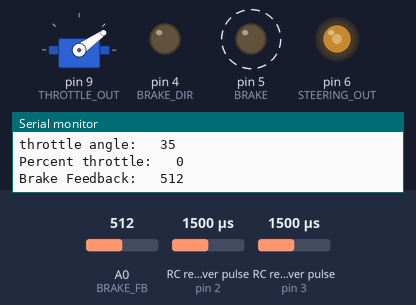
The sketch below on a simulated Arduino Uno, built with avr-gcc and run on an emulated ATmega328P. Shown: servo, output pins drawn as LEDs (lit = HIGH), the last lines printed to the serial monitor. Wiring (inferred from the names in the program): 2 × RC receiver channel: data pin 2 / data pin 3. Dashed ring = blinking. The test bench sets the inputs (shaded band); at power-on: RC receiver pulse (sensors on pin 2, pin 3) 1500 µs, A0 (BRAKE_FB) = 512.

Above: at 6.25 s.
6.3 s: RC receiver pulse (sensor on pin 2) set to 1750 µs
At 6.46 s:
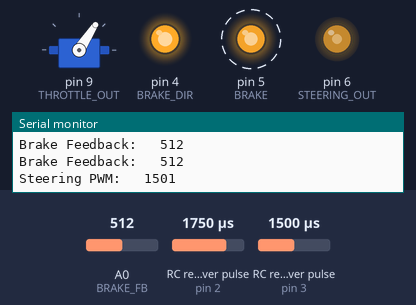
9.3 s: RC receiver pulse (sensor on pin 3) set to 1020 µs
At 9.5 s:
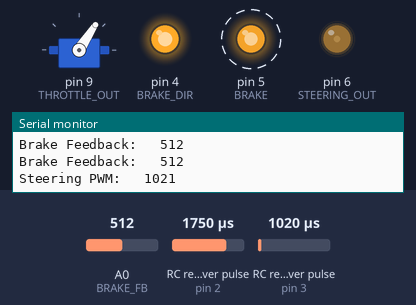
12.3 s: RC receiver pulse (sensor on pin 2) set to 1662 µs
At 12.55 s:
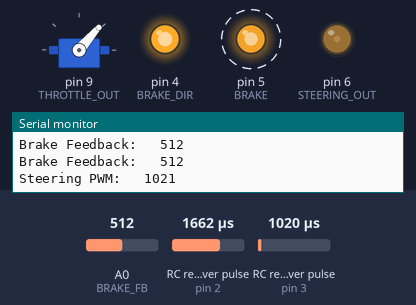
15.3 s: RC receiver pulse (sensor on pin 2) set to 1635 µs
At 15.45 s:
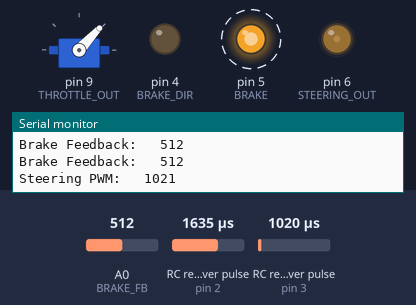
18.3 s: RC receiver pulse (sensor on pin 3) set to 1144 µs
At 18.63 s:
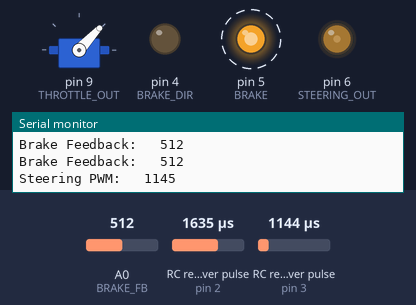
21.3 s: RC receiver pulse (sensor on pin 3) set to 1153 µs
At 21.54 s:
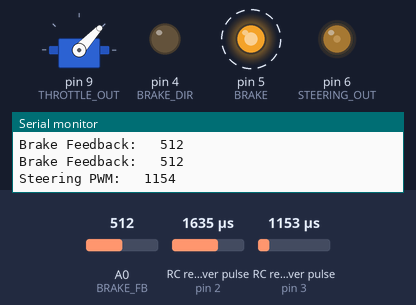
Timing chart, 0 to 25.3 s (numbered marks = the images above; inputs shaded):
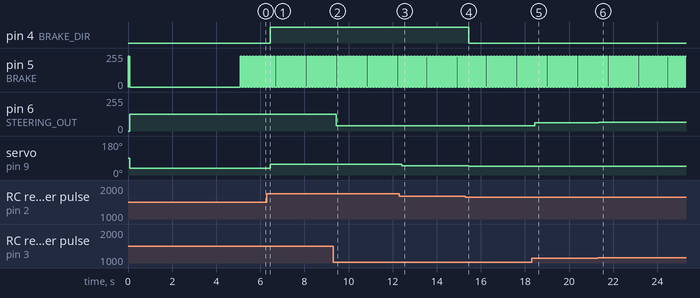

The sketch:

Throttle_Steering.ino
```cpp
/*************************************
*    Created by Lucas Jensen         *
*    8/20/2014                       *
*  ampd-project.blogspot.com         *
*************************************/

#include <Servo.h>

#define THROTTLE_OUT 9
#define THROTTLE_IN 2
#define STEERING_OUT 6   //Pin 5 and 6 PWM frequency is 976.5625 by default
#define STEERING_IN 3
#define BRAKE 5
#define BRAKE_DIR 4
#define BRAKE_FB 0       //this is analog pin A0


Servo Throttle;              //declaring Throttle as a Servo object
unsigned int thPulseTime, stPulseTime;
int throttle, steering, pctThrottle, braking, startTime;
int setStop = 0;       //brake pwm setting 0 for 0% pwm
int set = 230;         //brake pwm set to 230 for 90% pwm
int brakeSetpoint = 30;         //setpoint for when the break will apply based on pctThrottle variable set to acitivate at 30%
boolean timeOut;
int brakeTime = 50;          //sets the amount of time spent moving the brake

///////////////////////////////////////////////////
//sets the brake unless feed back is alread at 0///
///////////////////////////////////////////////////
void brakeSet(){
  digitalWrite(BRAKE_DIR, LOW);
  startTime = millis();

  timeOut = false;
  while(analogRead(BRAKE_FB) > 30 && !timeOut){
    analogWrite(BRAKE, set);
    Serial.print("Brake Feedback:   ");
    Serial.print(analogRead(BRAKE_FB));
    Serial.print("\n");
    timeOut = (millis() - startTime) > brakeTime;
  }
  analogWrite(BRAKE, setStop);
}

/////////////////////////////////////////////////
//releases the brake to feed back position 900///
/////////////////////////////////////////////////
void brakeRelease(){
  digitalWrite(BRAKE_DIR, HIGH);
  startTime = millis();

  timeOut = false;
  while(analogRead(BRAKE_FB) < 900 && !timeOut){
    analogWrite(BRAKE, set);
    Serial.print("Brake Feedback:   ");
    Serial.print(analogRead(BRAKE_FB));
    Serial.print("\n");
    timeOut = (millis() - startTime) > brakeTime;
  }
  analogWrite(BRAKE, setStop);
}

////////////////////////////////////
///Setup only runs once initially///
////////////////////////////////////
void setup(){
  Serial.begin(9600);
  Throttle.attach(THROTTLE_OUT);  //sets servo out to be on pin 9
  pinMode(THROTTLE_IN, INPUT);    //sets throttle in to be on pin 2
  pinMode(STEERING_IN, INPUT);    //sets steering in to be on pin 3
  pinMode(STEERING_OUT, OUTPUT);  //sets steering pwm out to be on pin 6
  pinMode(BRAKE, OUTPUT);         //sets brake pwm out to be on pin 5
  pinMode(BRAKE_DIR, OUTPUT);     //sets brake direction output to be on pin 4

  brakeSet();                     //initially sets the brake would need to be in a while loop since there is a timeout in the function so it will exit after 50ms
  Throttle.write(35);             //sets throttle ouput angle to 35 this was our 0
  analogWrite(STEERING_OUT, 127); //sets steering to 50% therefore no movement
  //steering PWM is set high (max speed) and the PWM out put goes to DIR so the pwm above and below 50% sets direction.
  delay(5000);
}

/////////////////////////////////////////////////////////////
/// Main loop will continuely run till power off or reset ///
/////////////////////////////////////////////////////////////
void loop(){
  thPulseTime = pulseIn(THROTTLE_IN, HIGH);      //measures one 50Hz throttle pulse

  throttle = map(thPulseTime, 1500, 2000, 35, 80);  //changes the throttle pulse time range to the throttle angle range
  if(throttle < 35)   //brackets the range to between 35 and 80
    throttle = 35;
  if(throttle > 80)
    throttle = 80;
  Serial.print("throttle angle:   ");   //prints throttle angle to serial monitor tool
  Serial.print(throttle);
  Serial.print("\n");
  pctThrottle = map(thPulseTime, 1500, 2000, 0, 100);   //changes the throttle pulse time range to the throttle percentage
  if(pctThrottle < 0)  //brackets the percent throttle to a value between 0 and 100
    pctThrottle = 0;
  if(pctThrottle > 100)
    pctThrottle = 100;
  Serial.print("Percent throttle:   ");    //prints percent throttle to serial monitor tool
  Serial.print(pctThrottle);
  Serial.print("\n\n");

  Throttle.write(throttle);      //writes the angle stored in throttle to the throttle output


  if(pctThrottle < brakeSetpoint)  //decides whether to set or release the brake
    brakeSet();
  else
    brakeRelease();

  stPulseTime = pulseIn(STEERING_IN, HIGH);  //measures one 50Hz steering pulse

  steering = map(stPulseTime, 800, 2200, 0, 255);  //changes the steering pulse time range to an expected pwm input
  if(steering < 0)    //when the expected value for steering is out of range it will default to 50% pwm for no movement
    steering = 127;
  if(steering > 255)
    steering = 127;
  Serial.print("Steering PWM:   ");   //prints steering pwm value to serial monitor
  Serial.print(stPulseTime);
  Serial.print("\n\n");


  analogWrite(STEERING_OUT, steering);  //writes the steering pwm value to steering out

  delay(5);
}
```

Measured:
- the behaviour switches between 1649 and 1648 µs on RC receiver pulse (sensor on pin 2) (found by bisection; images 3 and 4)
- after the input at 6.3 s, pin 4 (BRAKE_DIR): LOW → HIGH after 0.16 s; servo on pin 9 (THROTTLE_OUT): 35° → 57° after 0.16 s
- after the input at 9.3 s, pin 6 (STEERING_OUT): 127/255 → 40/255 after 0.15 s
- after the input at 12.3 s, servo on pin 9 (THROTTLE_OUT): 57° → 49° after 0.10 s
- after the input at 15.3 s, pin 4 (BRAKE_DIR): HIGH → LOW after 0.15 s; servo on pin 9 (THROTTLE_OUT): 49° → 47° after 0.15 s
- after the input at 18.3 s, pin 6 (STEERING_OUT): 40/255 → 62/255 after 0.14 s
- after the input at 21.3 s, pin 6 (STEERING_OUT): goes 64/255 1.8 s, 65/255 0.14 s, 64/255 0.14 s, 65/255 0.14 s, then 64/255, starting after 0.05 s
- by itself, pin 5 (BRAKE): alternates 230/255 for 0.07 s and 0/255 for 0.07 s
